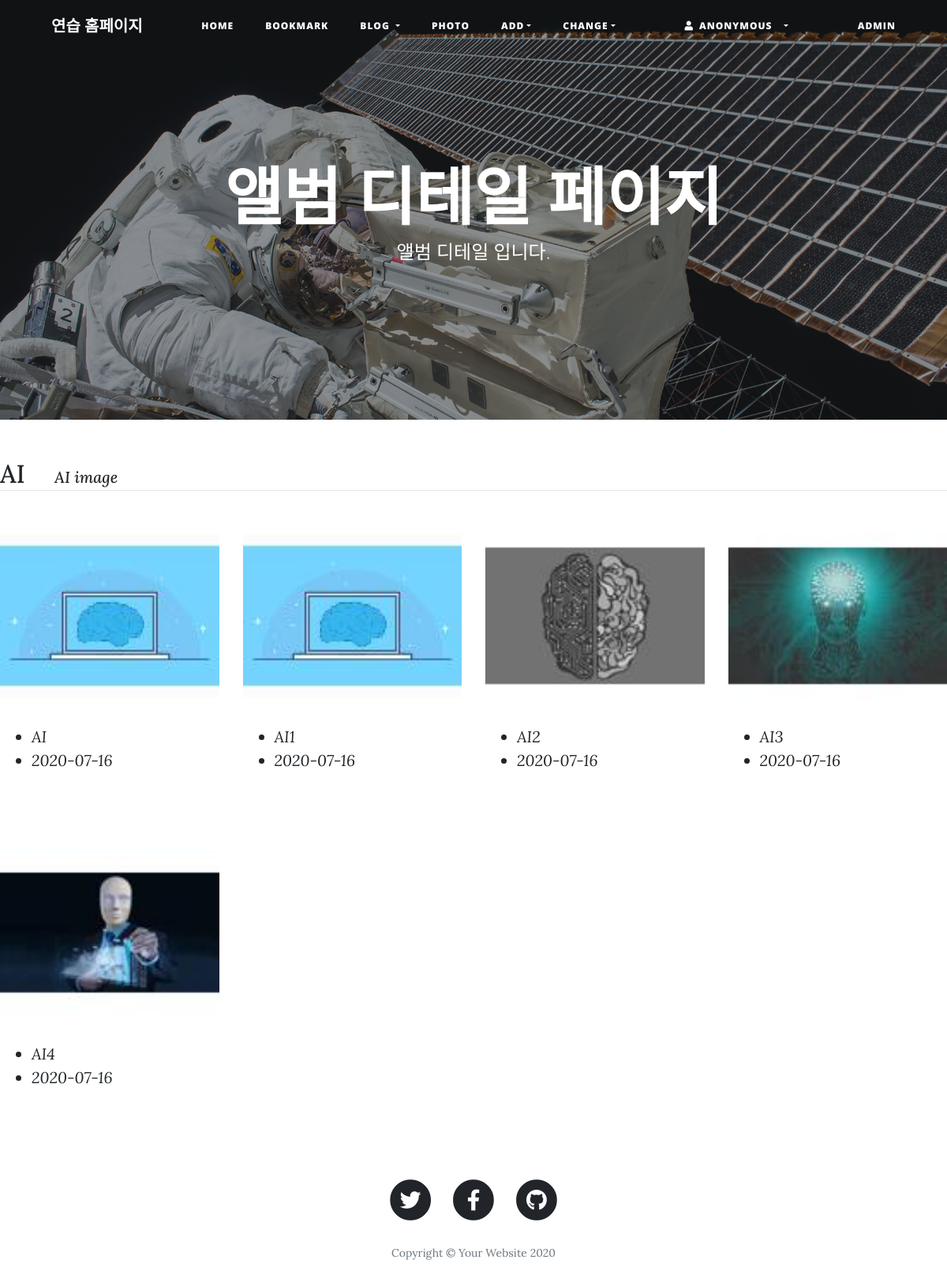
The page /photo/album/2 on the database its author committed.
### photo/models.py (models this page shows, shortened)
class Album(models.Model):
    name = models.CharField(max_length=30)
    description = models.CharField('One Line Description', max_length=100, blank=True)
    owner = models.ForeignKey('auth.User', on_delete=models.CASCADE, verbose_name='OWNER', blank=True, null=True)
    class Meta:
        ordering = ('name',)

class Photo(models.Model):
    album = models.ForeignKey(Album, on_delete=models.CASCADE)
    title = models.CharField('TITLE', max_length=30)
    description = models.TextField('Photo Description', blank=True)
    image = ThumbnailImageField(upload_to='photo/%Y/%m')
    upload_dt = models.DateTimeField('upload Date', auto_now_add=True)
    owner = models.ForeignKey('auth.User', on_delete=models.CASCADE, verbose_name='OWNER', blank=True, null=True)
    class Meta:
        ordering = ('title',)
    def get_absolute_url(self):
        return reverse('photo:photo_detail', args=(self.id,))

### photo/views.py (the view)
# urls.py: path('album/<int:pk>', views.AlbumDV.as_view(), name='album_detail'),
class AlbumDV(DetailView):
    model = Album

### photo/fields.py (called while the page is built)
    def _add_thumb(self, s):
        parts = s.split(".")
        parts.insert(-1, "thumb")
        if parts[-1].lower() not in ['jpeg', 'jpg']:
            parts[-1] = 'jpg'
        return ".".join(parts)

    @property
    def thumb_url(self):
        return self._add_thumb(self.url)

### photo/templates/photo/album_detail.html (shortened to what this page needs)
{% extends 'base.html' %}
{% load static %}
{% block header %}
<header class="masthead" style="background-image: url({% static 'img/post-bg.jpg' %})">
    <div class="overlay"></div>
    <div class="container">
      <div class="row">
        <div class="col-lg-8 col-md-10 mx-auto">
          <div class="site-heading">
            <h1>앨범 디테일 페이지</h1>
            <span class="subheading">앨범 디테일 입니다.</span>
          </div>
        </div>
      </div>
    </div>
  </header>
{% endblock %}
{% block content %}
    <div class="mt-5">
        <span class="h2">{{ object.name }}&emsp;</span>
        <span class="h5 font-italic">{{ object.description }}</span>
    </div>
    <hr style="margin: 0 0 20px 0;">
    <div class="row">
        {% for photo in object.photo_set.all %}
        <div class="col-md-3 mb-5">
            <div class="thumbnail">
                <a href="{{ photo.get_absolute_url }}">
                    <img src="{{ photo.image.thumb_url }}" style="width: 100%;">
                </a>
            </div>
            <ul>
                <li class="font-italic">{{ photo.title }}</li>
                <li class="font-italic">{{ photo.upload_dt|date:"Y-m-d" }}</li>
            </ul>
        </div>
        {% endfor %}
    </div>
{% endblock %}

### rows shown on the page
Album: name "AI", description "AI image"
Photo: title "AI", upload_dt "2020-07-16"
Photo: title "AI1", upload_dt "2020-07-16"
Photo: shows a picture, title "AI2", upload_dt "2020-07-16"
Photo: shows a picture, title "AI3", upload_dt "2020-07-16"
Photo: shows a picture, title "AI4", upload_dt "2020-07-16"
